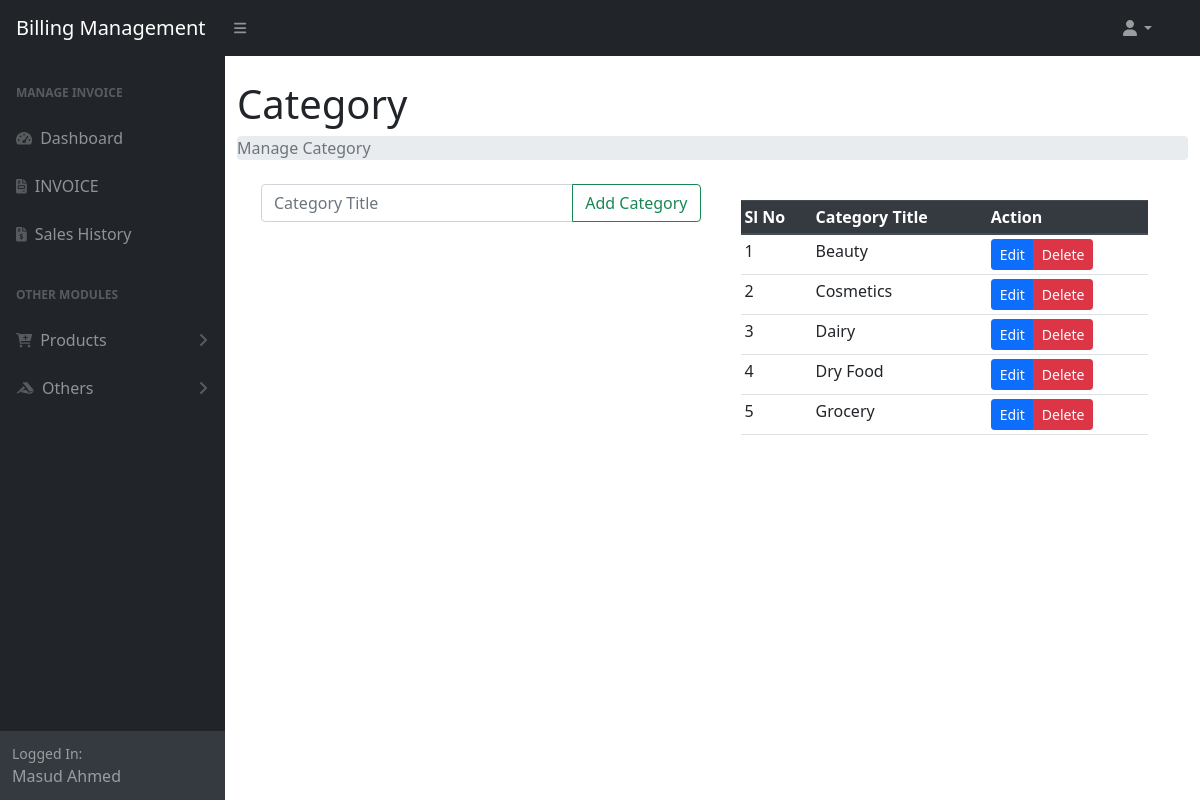
The page /manage_category.php (signed in) on the database as committed earlier.
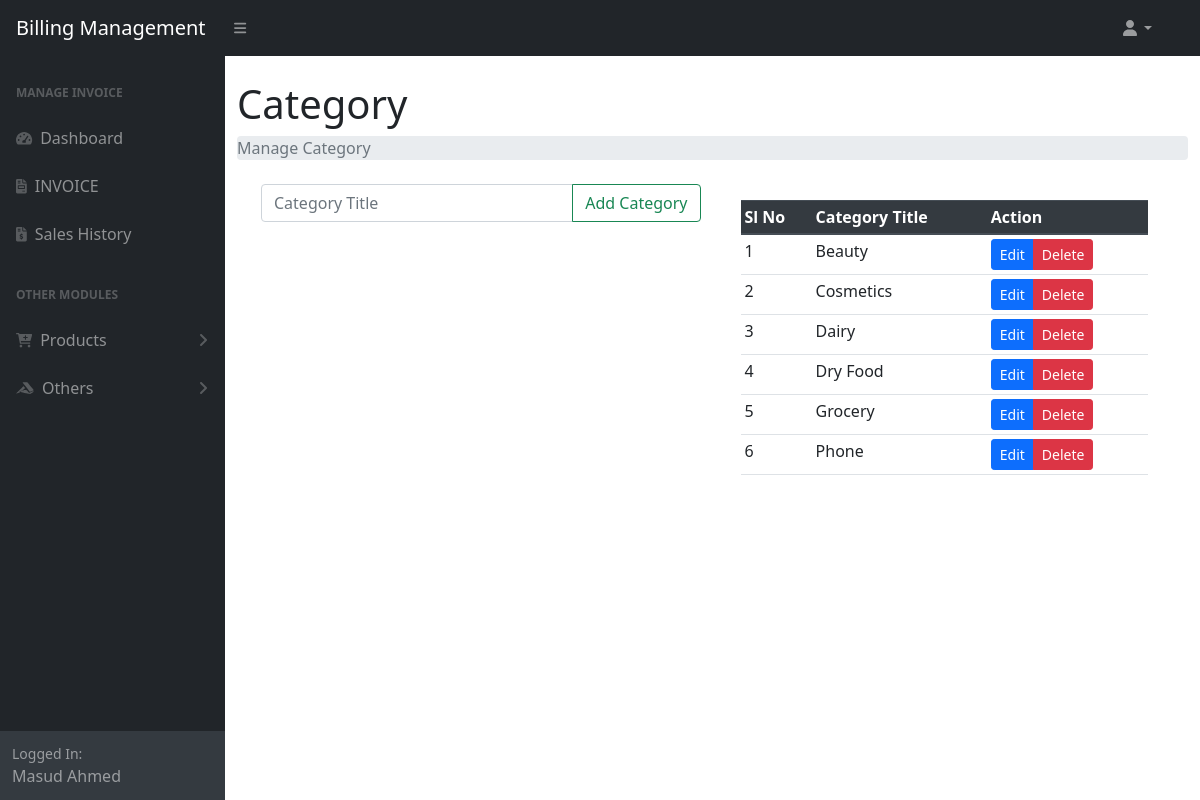
The same page on the database as committed later.
### tables this page shows
CREATE TABLE `category` (
  `cid` int(11) NOT NULL,
  `ctitle` varchar(50) NOT NULL
);

### manage_category.php (the view, shortened to what this page needs)
<?php include_once "menu/header.php"; ?>
<div class="container-fluid">
    <h1 class="mt-4">Category</h1>
    <ol class="breadcrumb mb-4">
        <li class="breadcrumb-item active">Manage Category</li>
    </ol>
    <div class="container">
        <div class="parent-container d-flex">
            <div class="container">
                <div class="row">
                    <div class="col">
                        <form method="POST">
                            <div class="input-group">
                                <input type="text" class="form-control" id="" name="cat_title" placeholder="Category Title" required>
                                <div class="input-group-append">
                                    <input type="submit" class="btn btn-outline-success" name="addcat" value="Add Category">
                                </div>
                            </div>
                        </form>
                    </div>
                </div>
                <br>
                <br><br>
            </div>
            <div class="container">
                <div class="card-body">
                    <table id="datatablesSimple" class="table table-sm">
                        <thead class="thead-dark">
                            <tr class="trstick">
                                <th scope="col">Sl No</th>
                                <th scope="col">Category Title</th>
                                <th scope="col">Action</th>
                            </tr>
                        </thead>
                        <tbody>
                            <?php
                            $sql = "SELECT * FROM `category` ORDER BY `ctitle`";
                            $res = mysqli_query($conn, $sql);
                            if (mysqli_num_rows($res) > 0) {
                                $sl = 0;
                                while ($data = mysqli_fetch_assoc($res)) {
                                    $cat_id = $data['cid'];
                            ?>
                                    <tr>
                                        <td><?= ++$sl ?></td>
                                        <td><?= $data['ctitle'] ?></td>
                                        <td>
                                            <div class="btn-group">
                                                <a href="#update_<?= $cat_id ?>" class="btn btn-primary btn-sm" data-target="#update_<?= $cat_id ?>" data-toggle="modal" id="">Edit</a>
                                                <a href="#del_<?= $cat_id ?>" class="btn btn-danger btn-sm" data-toggle="modal">Delete</a>
                                            </div>
                                        </td>
                                    </tr>
                            <?php
                                }
                            } else {
                                $_SESSION['msg'] = "No data available";
                            }
                            ?>
                        </tbody>
                    </table>
                </div>
            </div>
        </div>
    </div>
</div>
<?php include_once "menu/footer.php"; ?>

Rows that differ between the two databases and show on the page:
added category: ctitle "Phone"
